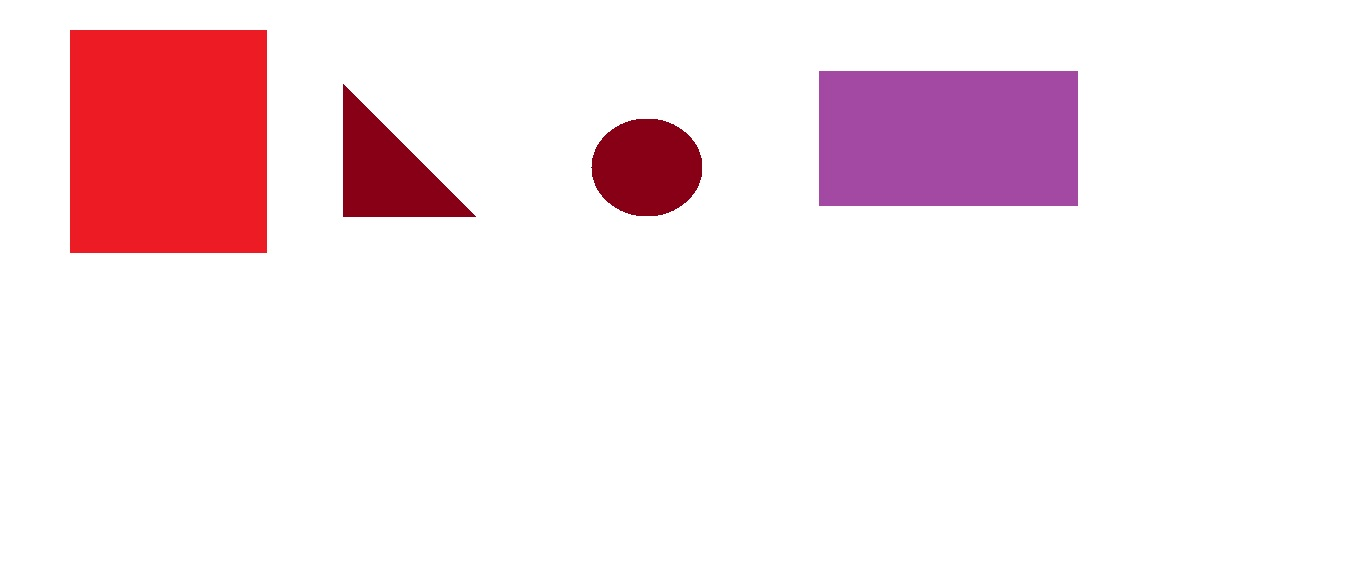
#> input picture paint6.jpg, 1360 x 561 px, found by its file name
$ python object_sorting.py   (older library calls are emulated)
#> lines starting #> are read from the running program, lines starting #| are printed output that depends on the picture; after the words box and inside, x2 and y2 are one past the last pixel; in counts of white or black regions, pixels touching at a corner belong together
import cv2
import numpy as np

img=cv2.imread("C:/Users/hp/Desktop/paint6.jpg")
#> img is the input picture: shape (561, 1360, 3); mean B, G, R 232.8, 227.7, 246.9
cv2.imshow("original",img)
cv2.waitKey(0)

gray=cv2.imread("C:/Users/hp/Desktop/paint6.jpg",0)
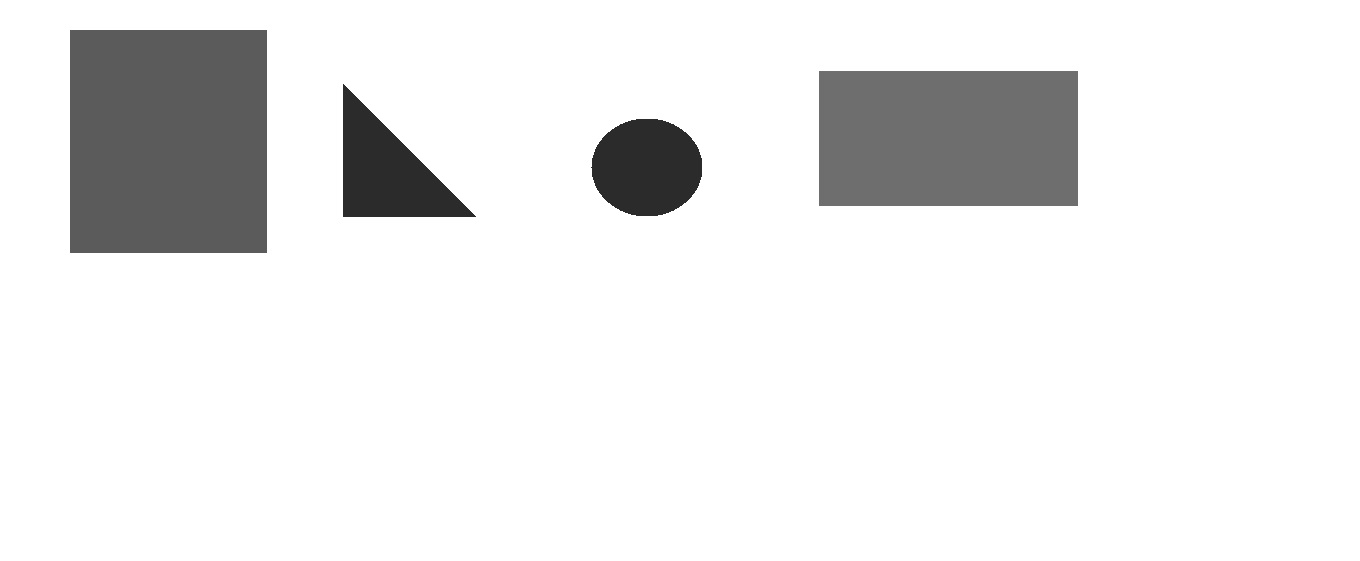
#> gray: shape (561, 1360); min 36, max 255, mean 234.1
cv2.waitKey(0)

#find canny edge
edged=cv2.Canny(gray,30,200)
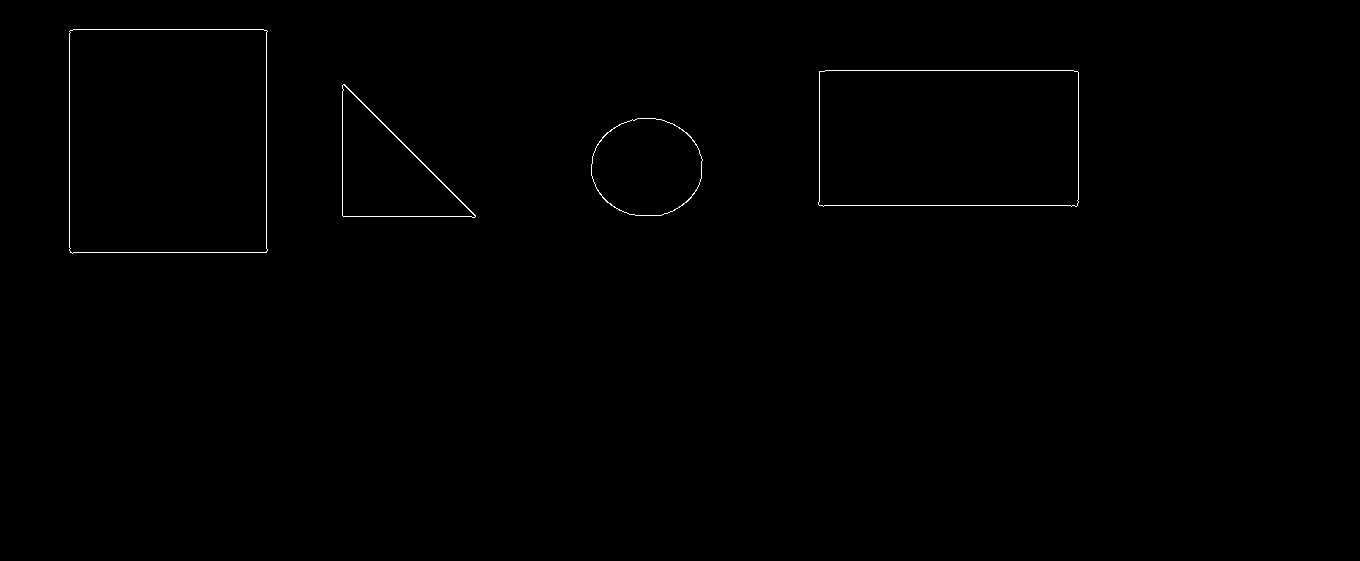
#> edged: shape (561, 1360); 0.33% white in thin lines or dots, all inside (x1, y1, x2, y2) = (69, 29, 1079, 254)
cv2.imshow("canny edged",edged)
cv2.waitKey(0)
#Finding contour
_,contours,hierarchy=cv2.findContours(edged.copy(),cv2.RETR_EXTERNAL,cv2.CHAIN_APPROX_NONE)#"""WE CAN USE INPLACE OF EXTERNAL LIST OR TREE """
#> contours = 4 contours; box (x1, y1, x2, y2) and area: (69, 29, 268, 254) 43925, (818, 70, 1079, 207) 34958, (342, 84, 476, 218) 8976, (591, 118, 703, 216) 8535

cv2.imshow("cannY after EDing",edged)
cv2.waitKey(0)
print("Number of contours found",str(len(contours)))
#| Number of contours found 4
a=[]
for i in range(len(contours)):
    area=cv2.contourArea(contours[i])
    a.append(area)
    print(area)
#> this loop made 4 passes
#> area on passes 1 to 4: 8535, 8975.5, 34958, 43925
#| 8535.0
#| 8975.5
#| 34958.0
#| 43925.0
#> after the loop, a = [8535, 8975.5, 34958, 43925]

k=sorted(a);
#> k = [8535, 8975.5, 34958, 43925]


for i in range(3):
    cv2.putText(img,str(4-i),(contours[i][0][0][0],contours[i][0][0][1]),cv2.FONT_HERSHEY_COMPLEX,2,(100,170,0),3)
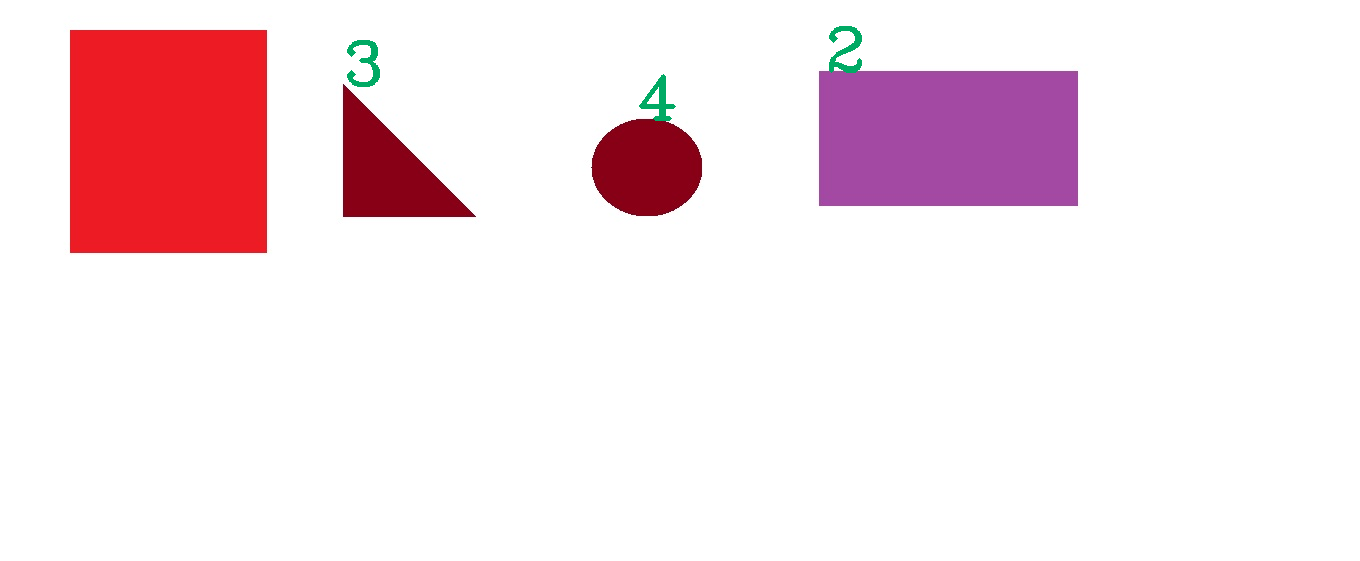
#> img: shape (561, 1360, 3); 0.26% of pixels changed, all inside (x1, y1, x2, y2) = (347, 26, 862, 121)

cv2.putText(img,'1',(35,55),cv2.FONT_HERSHEY_COMPLEX,2,(100,170,0),3)#used outside loop because text crosses image size so appropiate coordinate is choosen

cv2.drawContours(img,contours,-1,(0,255,0),3)
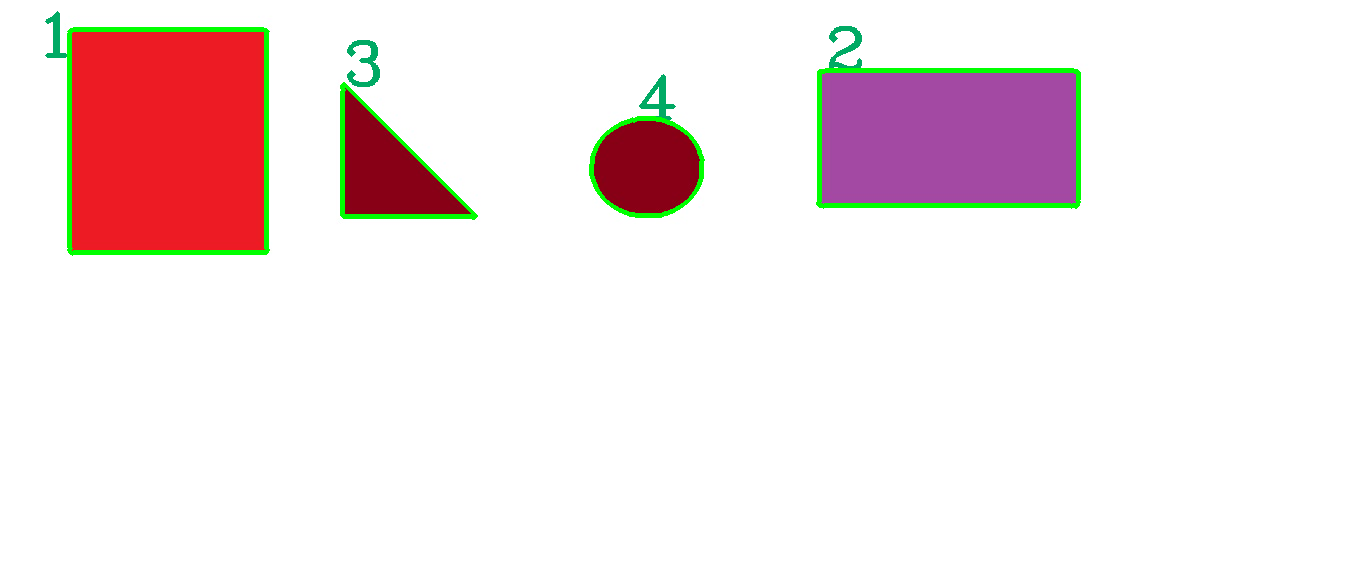
#> img: shape (561, 1360, 3); mean B, G, R 229.8, 229.1, 242.9
cv2.imshow("contours",img)
cv2.waitKey(0)
cv2.destroyAllWindows()
